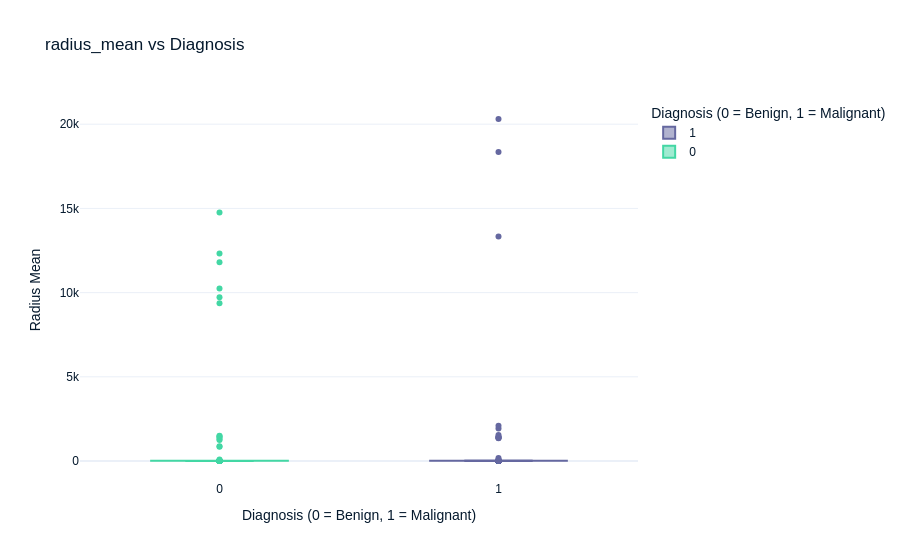
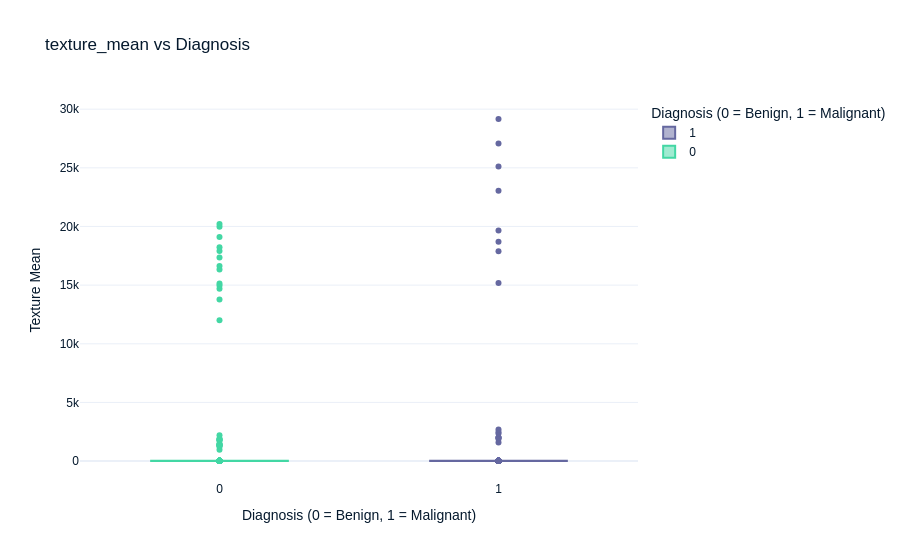
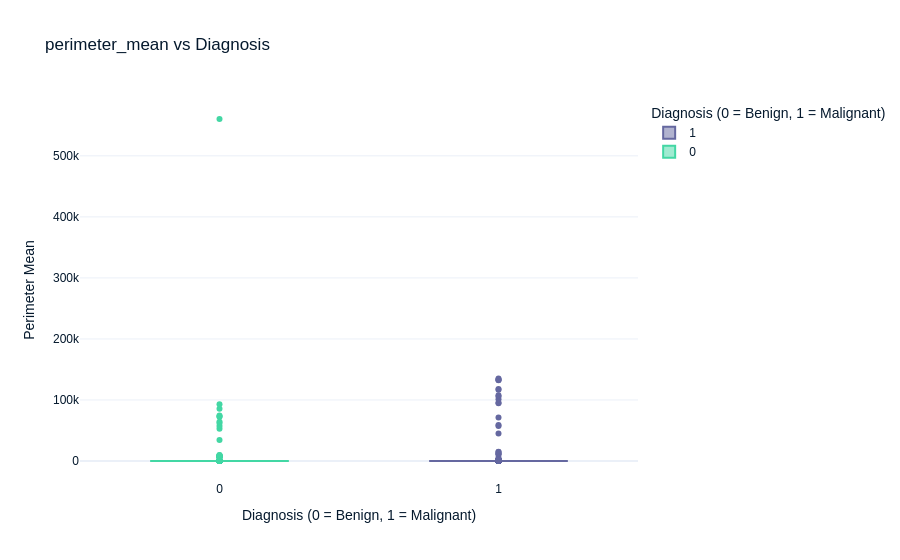
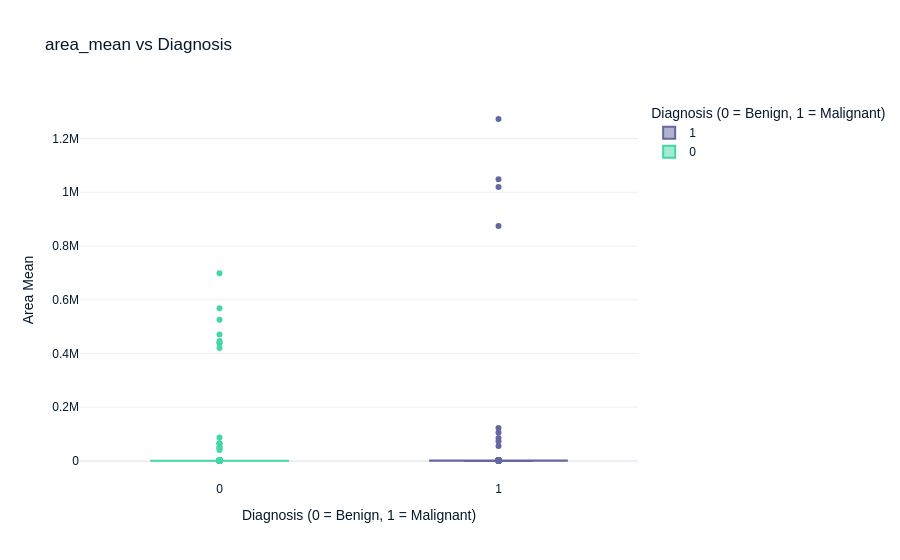

Notebook code cell kept with these figures, in order:
### Markdown cell above
### Feature Distribution by Diagnosis

The following box plots compare the distributions of selected tumor features between benign and malignant diagnoses.

The features analyzed are:
- `radius_mean`
- `texture_mean`
- `perimeter_mean`
- `area_mean`

Box plots are useful for comparing the **median, spread, and potential outliers** of each feature across the two diagnosis groups. This helps identify whether these features show noticeable differences between benign and malignant cases.

### Code cell
import plotly.express as px

features = [
    'radius_mean',
    'texture_mean',
    'perimeter_mean',
    'area_mean'
]

for feature in features:
    fig = px.box(
        df_train,
        x='diagnosis',
        y=feature,
        color='diagnosis',
        title=f'{feature} vs Diagnosis',
        labels={
            'diagnosis': 'Diagnosis (0 = Benign, 1 = Malignant)',
            feature: feature.replace('_', ' ').title()
        }
    )

    fig.show()

### Figure 1 — Plotly figure (JSON) as saved in the notebook; plotly's stock layout.template omitted (floating-point values rounded to 4 significant figures; data arrays with more than 128 entries replaced by an {"elided": "..."} marker saying what was removed)
{"data": [{"alignmentgroup": "True", "hovertemplate": "Diagnosis (0 = Benign, 1 = Malignant)=%{x}<br>Radius Mean=%{y}<extra></extra>", "legendgroup": "1", "marker": {"color": "#6568a0"}, "name": "1", "notched": false, "offsetgroup": "1", "orientation": "v", "showlegend": true, "x": {"elided": "3441 int values"}, "x0": " ", "xaxis": "x", "y": {"elided": "3441 float values"}, "y0": " ", "yaxis": "y", "type": "box"}, {"alignmentgroup": "True", "hovertemplate": "Diagnosis (0 = Benign, 1 = Malignant)=%{x}<br>Radius Mean=%{y}<extra></extra>", "legendgroup": "0", "marker": {"color": "#43d7a4"}, "name": "0", "notched": false, "offsetgroup": "0", "orientation": "v", "showlegend": true, "x": {"elided": "5386 int values"}, "x0": " ", "xaxis": "x", "y": {"elided": "5386 float values"}, "y0": " ", "yaxis": "y", "type": "box"}], "layout": {"xaxis": {"anchor": "y", "domain": [0, 1], "title": {"text": "Diagnosis (0 = Benign, 1 = Malignant)"}, "categoryorder": "array", "categoryarray": [1, 0]}, "yaxis": {"anchor": "x", "domain": [0, 1], "title": {"text": "Radius Mean"}}, "legend": {"title": {"text": "Diagnosis (0 = Benign, 1 = Malignant)"}, "tracegroupgap": 0}, "title": {"text": "radius_mean vs Diagnosis"}, "boxmode": "overlay"}}

### Figure 2 — Plotly figure (JSON) as saved in the notebook; plotly's stock layout.template omitted (floating-point values rounded to 4 significant figures; data arrays with more than 128 entries replaced by an {"elided": "..."} marker saying what was removed)
{"data": [{"alignmentgroup": "True", "hovertemplate": "Diagnosis (0 = Benign, 1 = Malignant)=%{x}<br>Texture Mean=%{y}<extra></extra>", "legendgroup": "1", "marker": {"color": "#6568a0"}, "name": "1", "notched": false, "offsetgroup": "1", "orientation": "v", "showlegend": true, "x": {"elided": "3441 int values"}, "x0": " ", "xaxis": "x", "y": {"elided": "3441 float values"}, "y0": " ", "yaxis": "y", "type": "box"}, {"alignmentgroup": "True", "hovertemplate": "Diagnosis (0 = Benign, 1 = Malignant)=%{x}<br>Texture Mean=%{y}<extra></extra>", "legendgroup": "0", "marker": {"color": "#43d7a4"}, "name": "0", "notched": false, "offsetgroup": "0", "orientation": "v", "showlegend": true, "x": {"elided": "5386 int values"}, "x0": " ", "xaxis": "x", "y": {"elided": "5386 float values"}, "y0": " ", "yaxis": "y", "type": "box"}], "layout": {"xaxis": {"anchor": "y", "domain": [0, 1], "title": {"text": "Diagnosis (0 = Benign, 1 = Malignant)"}, "categoryorder": "array", "categoryarray": [1, 0]}, "yaxis": {"anchor": "x", "domain": [0, 1], "title": {"text": "Texture Mean"}}, "legend": {"title": {"text": "Diagnosis (0 = Benign, 1 = Malignant)"}, "tracegroupgap": 0}, "title": {"text": "texture_mean vs Diagnosis"}, "boxmode": "overlay"}}

### Figure 3 — Plotly figure (JSON) as saved in the notebook; plotly's stock layout.template omitted (floating-point values rounded to 4 significant figures; data arrays with more than 128 entries replaced by an {"elided": "..."} marker saying what was removed)
{"data": [{"alignmentgroup": "True", "hovertemplate": "Diagnosis (0 = Benign, 1 = Malignant)=%{x}<br>Perimeter Mean=%{y}<extra></extra>", "legendgroup": "1", "marker": {"color": "#6568a0"}, "name": "1", "notched": false, "offsetgroup": "1", "orientation": "v", "showlegend": true, "x": {"elided": "3441 int values"}, "x0": " ", "xaxis": "x", "y": {"elided": "3441 float values"}, "y0": " ", "yaxis": "y", "type": "box"}, {"alignmentgroup": "True", "hovertemplate": "Diagnosis (0 = Benign, 1 = Malignant)=%{x}<br>Perimeter Mean=%{y}<extra></extra>", "legendgroup": "0", "marker": {"color": "#43d7a4"}, "name": "0", "notched": false, "offsetgroup": "0", "orientation": "v", "showlegend": true, "x": {"elided": "5386 int values"}, "x0": " ", "xaxis": "x", "y": {"elided": "5386 float values"}, "y0": " ", "yaxis": "y", "type": "box"}], "layout": {"xaxis": {"anchor": "y", "domain": [0, 1], "title": {"text": "Diagnosis (0 = Benign, 1 = Malignant)"}, "categoryorder": "array", "categoryarray": [1, 0]}, "yaxis": {"anchor": "x", "domain": [0, 1], "title": {"text": "Perimeter Mean"}}, "legend": {"title": {"text": "Diagnosis (0 = Benign, 1 = Malignant)"}, "tracegroupgap": 0}, "title": {"text": "perimeter_mean vs Diagnosis"}, "boxmode": "overlay"}}

### Figure 4 — Plotly figure (JSON) as saved in the notebook; plotly's stock layout.template omitted (floating-point values rounded to 4 significant figures; data arrays with more than 128 entries replaced by an {"elided": "..."} marker saying what was removed)
{"data": [{"alignmentgroup": "True", "hovertemplate": "Diagnosis (0 = Benign, 1 = Malignant)=%{x}<br>Area Mean=%{y}<extra></extra>", "legendgroup": "1", "marker": {"color": "#6568a0"}, "name": "1", "notched": false, "offsetgroup": "1", "orientation": "v", "showlegend": true, "x": {"elided": "3441 int values"}, "x0": " ", "xaxis": "x", "y": {"elided": "3441 float values"}, "y0": " ", "yaxis": "y", "type": "box"}, {"alignmentgroup": "True", "hovertemplate": "Diagnosis (0 = Benign, 1 = Malignant)=%{x}<br>Area Mean=%{y}<extra></extra>", "legendgroup": "0", "marker": {"color": "#43d7a4"}, "name": "0", "notched": false, "offsetgroup": "0", "orientation": "v", "showlegend": true, "x": {"elided": "5386 int values"}, "x0": " ", "xaxis": "x", "y": {"elided": "5386 float values"}, "y0": " ", "yaxis": "y", "type": "box"}], "layout": {"xaxis": {"anchor": "y", "domain": [0, 1], "title": {"text": "Diagnosis (0 = Benign, 1 = Malignant)"}, "categoryorder": "array", "categoryarray": [1, 0]}, "yaxis": {"anchor": "x", "domain": [0, 1], "title": {"text": "Area Mean"}}, "legend": {"title": {"text": "Diagnosis (0 = Benign, 1 = Malignant)"}, "tracegroupgap": 0}, "title": {"text": "area_mean vs Diagnosis"}, "boxmode": "overlay"}}
